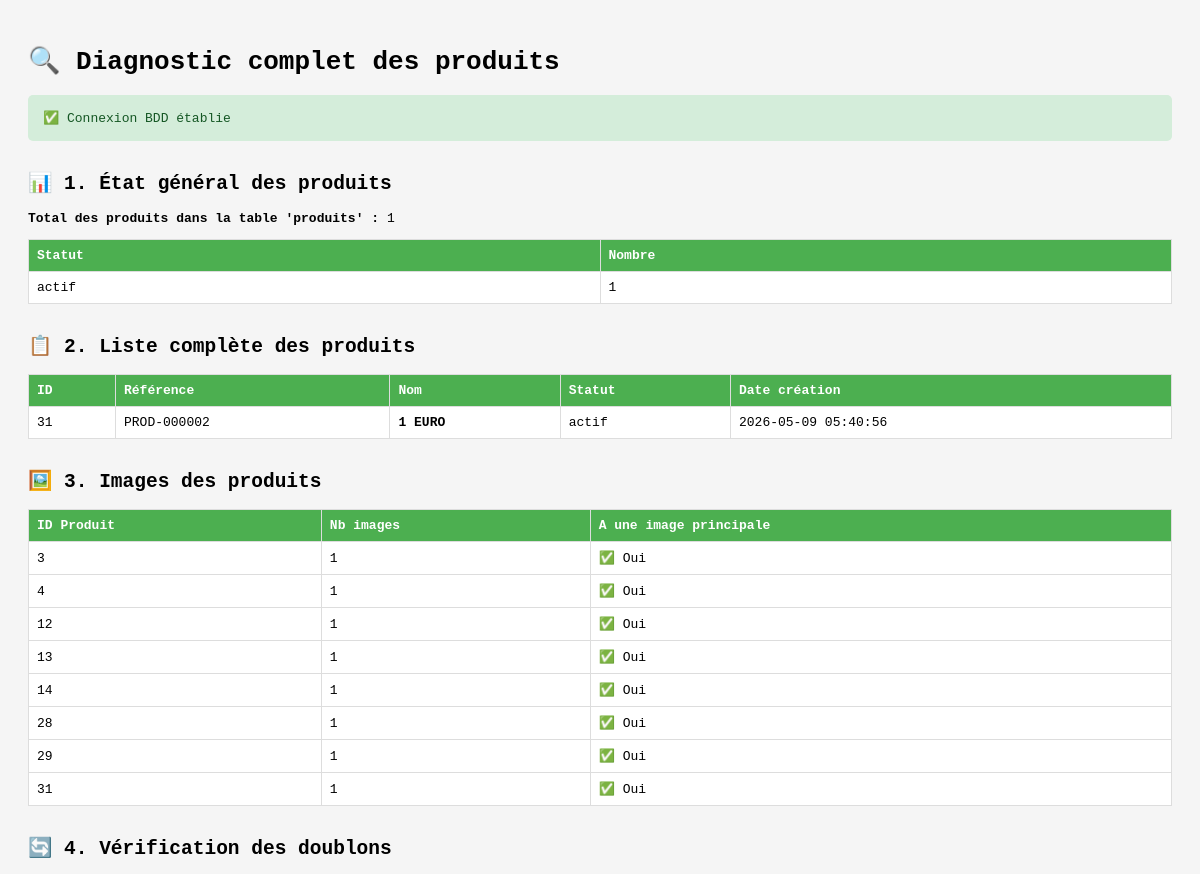
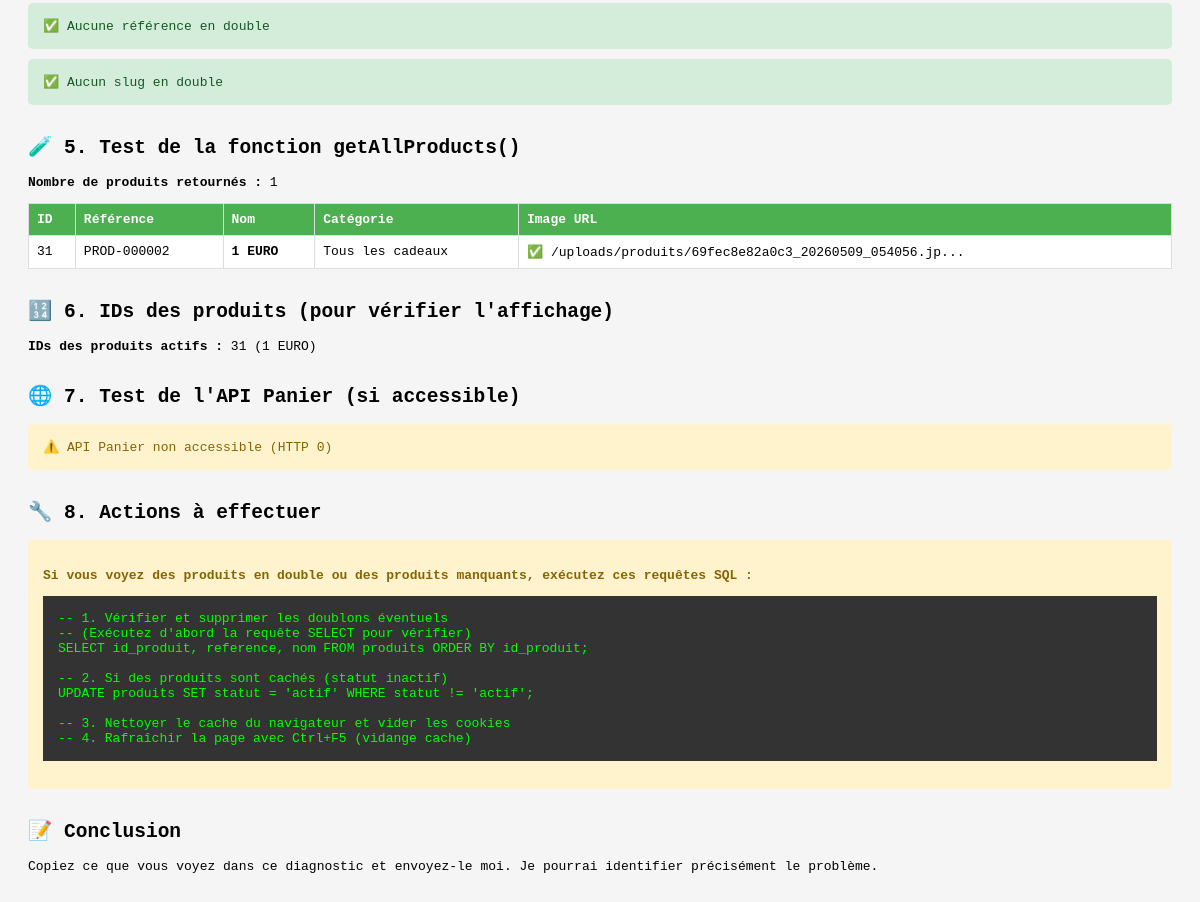
The page /diagnostic_produits.php on the database as committed earlier (2 pictures, top to bottom).
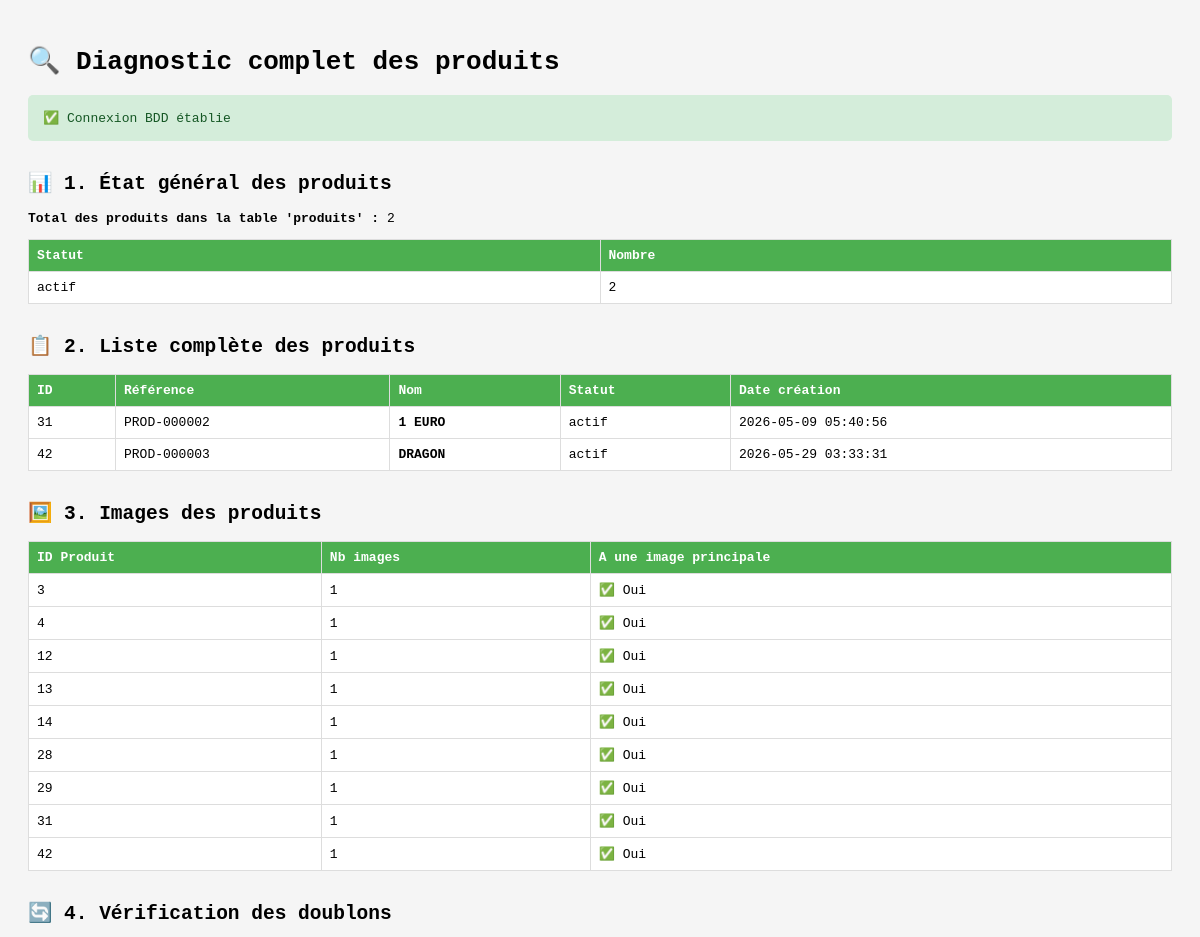
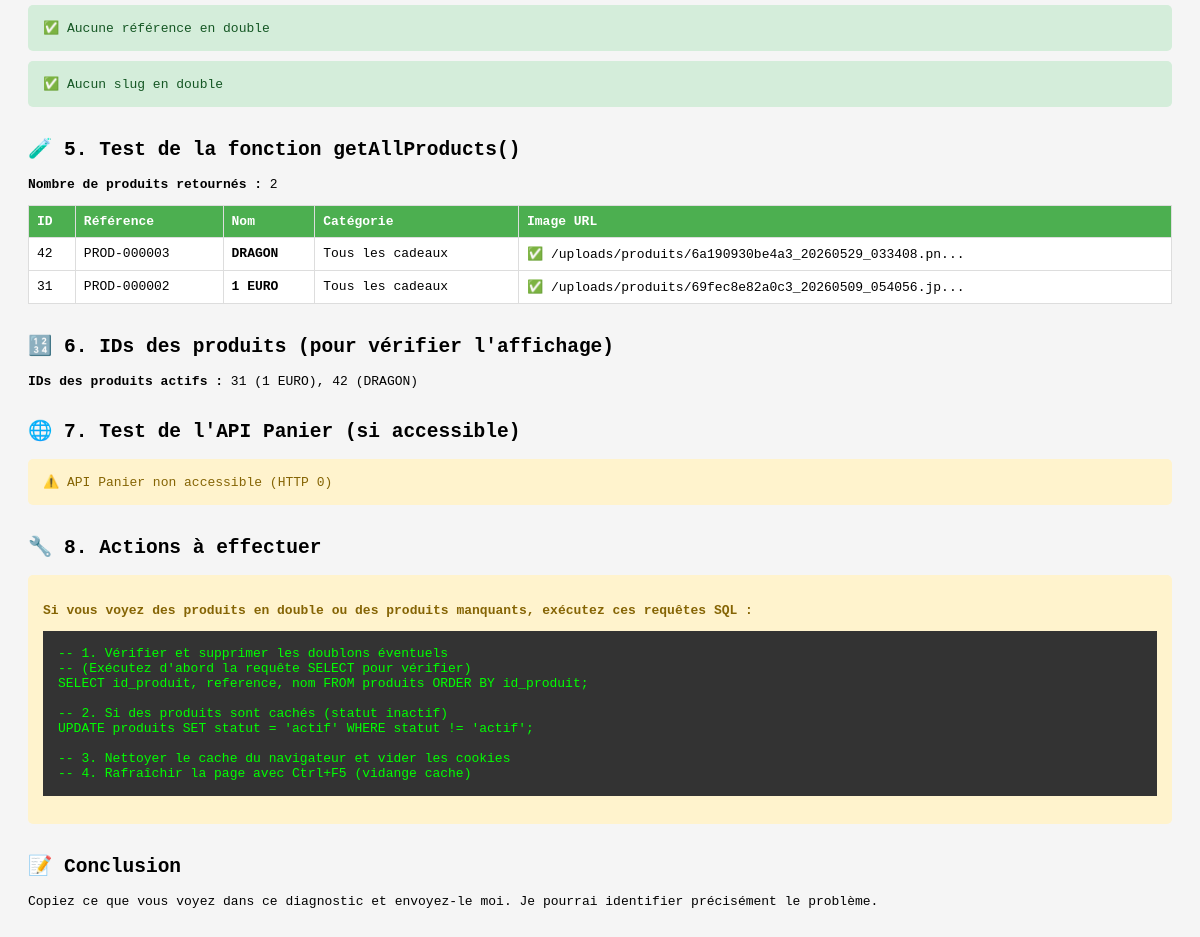
The same page on the database as committed later (2 pictures, top to bottom).
### tables this page shows
CREATE TABLE `produits` (
  `id_produit` int NOT NULL,
  `reference` varchar(50) NOT NULL,
  `nom` varchar(255) NOT NULL,
  `slug` varchar(255) NOT NULL,
  `description` text,
  `description_courte` text,
  `prix_ht` decimal(10,2) NOT NULL,
  `tva` decimal(4,2) DEFAULT '20.00',
  `prix_ttc` decimal(10,2) GENERATED ALWAYS AS ((`prix_ht` * (1 + (`tva` / 100)))) STORED,
  `quantite_stock` int DEFAULT '0',
  `seuil_alerte` int DEFAULT '10',
  `id_categorie` int NOT NULL,
  `marque` varchar(100) DEFAULT NULL,
  `poids` decimal(6,2) DEFAULT NULL COMMENT 'en grammes',
  `dimensions` varchar(50) DEFAULT NULL COMMENT 'LxHxP en cm',
  `materiau` varchar(100) DEFAULT NULL,
  `couleur` varchar(50) DEFAULT NULL,
  `made_in` varchar(50) DEFAULT NULL,
  `personnalisable` tinyint(1) DEFAULT '0',
  `ecologique` tinyint(1) DEFAULT '0',
  `made_in_france` tinyint(1) DEFAULT '0',
  `artisanal` tinyint(1) DEFAULT '0',
  `exclusif` tinyint(1) DEFAULT '0',
  `note_moyenne` decimal(3,2) DEFAULT '0.00',
  `nombre_avis` int DEFAULT '0',
  `vues` int DEFAULT '0',
  `ventes` int DEFAULT '0',
  `statut` enum('actif','inactif','rupture','bientot') DEFAULT 'actif',
  `date_creation` datetime DEFAULT CURRENT_TIMESTAMP,
  `date_modification` datetime DEFAULT NULL ON UPDATE CURRENT_TIMESTAMP
);

CREATE TABLE `categories` (
  `id_categorie` int NOT NULL,
  `nom` varchar(100) NOT NULL,
  `slug` varchar(100) NOT NULL,
  `description` text,
  `parent_id` int DEFAULT NULL,
  `image` varchar(255) DEFAULT NULL,
  `ordre` int DEFAULT '0',
  `active` tinyint(1) DEFAULT '1',
  `meta_titre` varchar(255) DEFAULT NULL,
  `meta_description` text,
  `date_creation` datetime DEFAULT CURRENT_TIMESTAMP
);

### diagnostic_produits.php (the view, shortened to what the changed rows need)
<?php
$pdo = getPDOConnection();
echo "<!DOCTYPE html>
<html>
<head>
    <title>Diagnostic des produits</title>
    <style>
        body { font-family: monospace; padding: 20px; background: #f5f5f5; }
        table { border-collapse: collapse; width: 100%; margin-bottom: 20px; background: white; }
        th, td { border: 1px solid #ddd; padding: 8px; text-align: left; }
        th { background: #4CAF50; color: white; }
        .success { background: #d4edda; color: #155724; padding: 15px; margin: 10px 0; border-radius: 5px; }
        .error { background: #f8d7da; color: #721c24; padding: 15px; margin: 10px 0; border-radius: 5px; }
        .warning { background: #fff3cd; color: #856404; padding: 15px; margin: 10px 0; border-radius: 5px; }
        h2 { margin-top: 30px; }
    </style>
</head>
<body>
    <h1>🔍 Diagnostic complet des produits</h1>";
echo "<div class='success'>✅ Connexion BDD établie</div>";
echo "<h2>📊 1. État général des produits</h2>";
$stmt = $pdo->query("SELECT COUNT(*) as total FROM produits");
$total = $stmt->fetchColumn();
echo "<p><strong>Total des produits dans la table 'produits' :</strong> $total</p>";
$stmt = $pdo->query("SELECT statut, COUNT(*) as count FROM produits GROUP BY statut");
echo "<table>";
echo "<tr><th>Statut</th><th>Nombre</th></tr>";
while ($row = $stmt->fetch()) {
    echo "<tr><td>{$row['statut']}</td><td>{$row['count']}</td></tr>";
}
echo "</table>";
echo "<h2>📋 2. Liste complète des produits</h2>";
$stmt = $pdo->query("SELECT id_produit, reference, nom, statut, date_creation FROM produits ORDER BY id_produit");
echo "<table>";
echo "<tr><th>ID</th><th>Référence</th><th>Nom</th><th>Statut</th><th>Date création</th></tr>";
while ($row = $stmt->fetch()) {
    echo "<tr>
            <td>{$row['id_produit']}</td>
            <td><code>{$row['reference']}</code></td>
            <td><strong>{$row['nom']}</strong></td>
            <td>{$row['statut']}</td>
            <td>{$row['date_creation']}</td>
          </tr>";
}
echo "</table>";
echo "<h2>🖼️ 3. Images des produits</h2>";
$stmt = $pdo->query("SELECT id_produit, COUNT(*) as nb_images, MAX(principale) as a_principale FROM images_produits GROUP BY id_produit");
if ($stmt->rowCount() > 0) {
    echo "<table>";
    echo "<tr><th>ID Produit</th><th>Nb images</th><th>A une image principale</th></tr>";
    while ($row = $stmt->fetch()) {
        echo "<tr>
                <td>{$row['id_produit']}</td>
                <td>{$row['nb_images']}</td>
                <td>" . ($row['a_principale'] ? "✅ Oui" : "❌ Non") . "</td>
              </tr>";
    }
    echo "</table>";
} else {
    echo "<div class='warning'>⚠️ Aucune image trouvée dans la table images_produits</div>";
}
echo "<h2>🔄 4. Vérification des doublons</h2>";
$stmt = $pdo->query("SELECT reference, COUNT(*) as count FROM produits GROUP BY reference HAVING COUNT(*) > 1");
if ($stmt->rowCount() > 0) {
    echo "<div class='error'>❌ Références en double :</div>";
    echo "<table>";
    echo "<tr><th>Référence</th><th>Nombre</th></tr>";
    while ($row = $stmt->fetch()) {
        echo "<tr><td>{$row['reference']}</td><td>{$row['count']}</td></tr>";
    }
    echo "</table>";
} else {
    echo "<div class='success'>✅ Aucune référence en double</div>";
}
$stmt = $pdo->query("SELECT slug, COUNT(*) as count FROM produits GROUP BY slug HAVING COUNT(*) > 1");
if ($stmt->rowCount() > 0) {
    echo "<div class='error'>❌ Slugs en double :</div>";
    echo "<table>";
    echo "<tr><th>Slug</th><th>Nombre</th></tr>";
    while ($row = $stmt->fetch()) {
        echo "<tr><td>{$row['slug']}</td><td>{$row['count']}</td></tr>";
    }
    echo "</table>";
} else {
    echo "<div class='success'>✅ Aucun slug en double</div>";
}
echo "<h2>🧪 5. Test de la fonction getAllProducts()</h2>";
function testGetAllProducts($pdo) {
    $sql = "SELECT DISTINCT p.*, c.nom as categorie_nom, ip.url_image as image_url
            FROM produits p
            LEFT JOIN categories c ON p.id_categorie = c.id_categorie
            LEFT JOIN images_produits ip ON p.id_produit = ip.id_produit AND ip.principale = 1
            ORDER BY p.id_produit DESC";
    $stmt = $pdo->prepare($sql);
    $stmt->execute();
    $results = $stmt->fetchAll(PDO::FETCH_ASSOC);
    return $results;
}
$testProducts = testGetAllProducts($pdo);
echo "<p><strong>Nombre de produits retournés :</strong> " . count($testProducts) . "</p>";
if (count($testProducts) > 0) {
    echo "<table>";
    echo "<tr><th>ID</th><th>Référence</th><th>Nom</th><th>Catégorie</th><th>Image URL</th></tr>";
    foreach ($testProducts as $p) {
        echo "<tr>
                <td>{$p['id_produit']}</td>
                <td><code>{$p['reference']}</code></td>
                <td><strong>{$p['nom']}</strong></td>
                <td>{$p['categorie_nom']}</td>
                <td>" . (empty($p['image_url']) ? '❌ Aucune' : '✅ ' . substr($p['image_url'], 0, 50) . '...') . "</td>
              </tr>";
    }
    echo "</table>";
}
echo "<h2>🔢 6. IDs des produits (pour vérifier l'affichage)</h2>";
$stmt = $pdo->query("SELECT id_produit, nom FROM produits WHERE statut = 'actif' ORDER BY id_produit");
$ids = [];
while ($row = $stmt->fetch()) {
    $ids[] = $row['id_produit'] . " (" . $row['nom'] . ")";
}
echo "<p><strong>IDs des produits actifs :</strong> " . implode(", ", $ids) . "</p>";
echo "<h2>🌐 7. Test de l'API Panier (si accessible)</h2>";
$apiUrl = "panier.php?action=compter";
$ch = curl_init($apiUrl);
$response = curl_exec($ch);
$httpCode = curl_getinfo($ch, CURLINFO_HTTP_CODE);
if ($httpCode == 200) {
    echo "<div class='success'>✅ API Panier accessible (HTTP $httpCode)</div>";
    $data = json_decode($response, true);
    echo "<pre>" . print_r($data, true) . "</pre>";
} else {
    echo "<div class='warning'>⚠️ API Panier non accessible (HTTP $httpCode)</div>";
}
echo "<h2>🔧 8. Actions à effectuer</h2>";
echo "<div class='warning'>";
echo "<p><strong>Si vous voyez des produits en double ou des produits manquants, exécutez ces requêtes SQL :</strong></p>";
echo "<pre style='background: #333; color: #0f0; padding: 15px; overflow-x: auto;'>
-- 1. Vérifier et supprimer les doublons éventuels
-- (Exécutez d'abord la requête SELECT pour vérifier)
SELECT id_produit, reference, nom FROM produits ORDER BY id_produit;
-- 2. Si des produits sont cachés (statut inactif)
UPDATE produits SET statut = 'actif' WHERE statut != 'actif';
-- 3. Nettoyer le cache du navigateur et vider les cookies
-- 4. Rafraîchir la page avec Ctrl+F5 (vidange cache)
</pre>";
echo "</div>";
echo "<h2>📝 Conclusion</h2>";
echo "<p>Copiez ce que vous voyez dans ce diagnostic et envoyez-le moi. Je pourrai identifier précisément le problème.</p>";
echo "</body></html>";
?>

Rows that differ between the two databases and show on the page:
added produits: id_produit "42", reference "PROD-000003", nom "DRAGON", statut "actif", date_creation "2026-05-29 03:33:31", id_categorie.nom "Tous les cadeaux", image_url "/uploads/produits/6a190930be4a3_20260529_033408.pn"
Other text that changed with them:
$total: "1" → "2"
count($testProducts): "1" → "2"
implode(", ", $ids): "31 (1 EURO)" → "31 (1 EURO), 42 (DRAGON)"
new list line: "actif 2"
new list line: "42 1 ✅ Oui"
list line gone: "actif 1"
